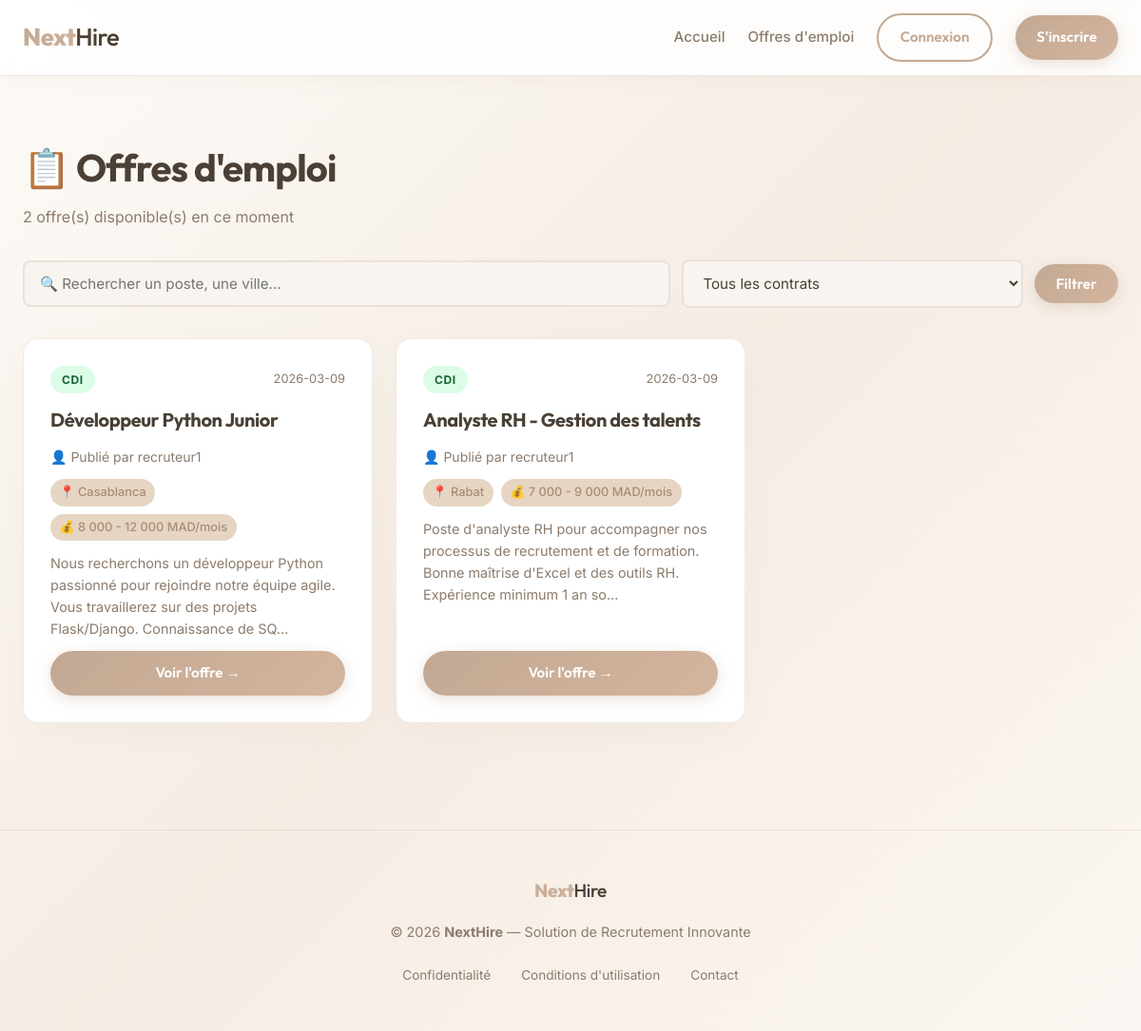
Screenshot of /offres with the database file from the repository.
### tables this page shows
CREATE TABLE offres (
    id              INTEGER PRIMARY KEY AUTOINCREMENT,
    titre           TEXT NOT NULL,
    description     TEXT NOT NULL,
    localisation    TEXT,           -- Ex: "Paris", "Casablanca", "Télétravail"
    type_contrat    TEXT,           -- Ex: "CDI", "CDD", "Stage", "Alternance"
    salaire         TEXT,           -- Ex: "30 000 - 35 000 MAD/an"
    statut          TEXT DEFAULT 'Ouverte', -- 'Ouverte' ou 'Fermée'
    recruteur_id    INTEGER NOT NULL,
    date_creation   TEXT DEFAULT (datetime('now')),
    FOREIGN KEY(recruteur_id) REFERENCES utilisateurs(id)
);

CREATE TABLE utilisateurs (
    id              INTEGER PRIMARY KEY AUTOINCREMENT,
    nom_utilisateur TEXT NOT NULL UNIQUE,
    email           TEXT NOT NULL UNIQUE,
    mot_de_passe    TEXT NOT NULL,
    role            TEXT NOT NULL,
    profil_cv       TEXT,       -- Sprint 3 : CV texte du candidat
    telephone       TEXT,       -- Sprint 3 : Téléphone du candidat
    date_creation   TEXT DEFAULT (datetime('now'))
);

### app.py (the view)
@app.route('/offres')
def liste_offres():
    recherche = request.args.get('recherche', '').strip()
    contrat   = request.args.get('contrat', '').strip()
    conn = get_db_connection()
    sql = '''
        SELECT offres.*, utilisateurs.nom_utilisateur as recruteur_nom
        FROM offres
        JOIN utilisateurs ON offres.recruteur_id = utilisateurs.id
        WHERE offres.statut = 'Ouverte'
    '''
    params = []
    if recherche:
        sql += ' AND (offres.titre LIKE ? OR offres.description LIKE ? OR offres.localisation LIKE ?)'
        params.extend([f'%{recherche}%', f'%{recherche}%', f'%{recherche}%'])
    if contrat:
        sql += ' AND offres.type_contrat = ?'
        params.append(contrat)
    sql += ' ORDER BY offres.date_creation DESC'  # Les plus récentes en premier
    offres = conn.execute(sql, params).fetchall()
    conn.close()
    return render_template('offres.html', offres=offres, recherche=recherche, contrat=contrat)

### app.py (called while the page is built)
def get_db_connection():
    conn = sqlite3.connect('recrutement_simple.db')
    conn.row_factory = sqlite3.Row
    return conn

### app/templates/offres.html (shortened to what this page needs)
{% extends "base.html" %}
{% block content %}
<section style="padding: 3rem 0;">
    <div style="margin-bottom:2rem;">
        <h1 style="font-size:2.5rem; color:var(--text-main);">📋 Offres d'emploi</h1>
        <p style="color:var(--text-muted); margin-top:0.5rem;">
            {{ offres|length }} offre(s) disponible(s) en ce moment
        </p>
    </div>
    <form method="GET" action="{{ url_for('liste_offres') }}" class="search-form">
        <div class="search-row">
            <input type="text"
                   name="recherche"
                   class="form-control search-input"
                   placeholder="🔍 Rechercher un poste, une ville..."
                   value="{{ recherche }}">
            <select name="contrat" class="form-control form-select search-select">
                <option value="">Tous les contrats</option>
            </select>
            <button type="submit" class="btn btn-primary">Filtrer</button>
        </div>
    </form>
    {% if offres %}
        <div class="offres-grid">
            {% for offre in offres %}
            <div class="offre-card">
                <div class="offre-card-header">
                    <span class="badge-contrat badge-{{ offre.type_contrat | lower | replace(' ','') }}">
                        {{ offre.type_contrat or 'Non précisé' }}
                    </span>
                    <span class="offre-date">{{ offre.date_creation[:10] }}</span>
                </div>
                <h3 class="offre-titre">{{ offre.titre }}</h3>
                <p class="offre-recruteur">👤 Publié par {{ offre.recruteur_nom }}</p>
                <div class="offre-details">
                    {% if offre.localisation %}
                        <span class="offre-tag">📍 {{ offre.localisation }}</span>
                    {% endif %}
                    {% if offre.salaire %}
                        <span class="offre-tag">💰 {{ offre.salaire }}</span>
                    {% endif %}
                </div>
                <p class="offre-description">
                    {{ offre.description[:150] }}{% if offre.description|length > 150 %}...{% endif %}
                </p>
                <a href="{{ url_for('detail_offre', offre_id=offre.id) }}" class="btn btn-primary offre-btn">
                    Voir l'offre →
                </a>
            </div>
            {% endfor %}
        </div>
    {% endif %}
</section>
{% endblock %}

### app/static/css/style.css (style rules this page uses)
:root { --primary: #c2a893; --primary-dark: #a88d75; --secondary: #e6d5c3; --accent: #d4b59e; --bg-body: #fdfbf7; --bg-card: rgba(255, 255, 255, 0.97); --bg-input: #f8f4f0; --text-main: #4a4036; --text-muted: #8c7b6c; --text-light: #ffffff; --border-radius-sm: 8px; --border-radius-md: 16px; --border-radius-lg: 24px; --border-light: rgba(194, 168, 147, 0.25); --shadow-soft: 0 10px 40px -10px rgba(139, 115, 85, 0.08); --shadow-hover: 0 20px 50px -10px rgba(194, 168, 147, 0.25); --gradient-primary: linear-gradient(135deg, #c2a893 0%, #d4b59e 100%); --gradient-bg: linear-gradient(135deg, #fdfbf7 0%, #f5ece4 50%, #fcf7f2 100%); --shadow-premium: 0 25px 50px -12px rgba(139, 115, 85, 0.15); --glass-bg: rgba(255, 255, 255, 0.7); --glass-border: rgba(255, 255, 255, 0.4); --transition: all 0.5s cubic-bezier(0.23, 1, 0.32, 1); }
* { margin: 0; padding: 0; box-sizing: border-box; }
body { font-family: 'Inter', sans-serif; background: var(--gradient-bg); background-attachment: fixed; color: var(--text-main); line-height: 1.6; display: flex; flex-direction: column; min-height: 100vh; -webkit-font-smoothing: antialiased; }
h1, h2, h3, h4, h5, h6, .logo { font-family: 'Outfit', sans-serif; letter-spacing: -0.02em; }
.btn { display: inline-flex; align-items: center; justify-content: center; padding: 0.7rem 1.4rem; border-radius: 50px; text-decoration: none; font-weight: 600; font-family: 'Outfit', sans-serif; cursor: pointer; transition: var(--transition); border: none; font-size: 0.95rem; gap: 0.4rem; white-space: nowrap; }
.btn-primary { background: var(--gradient-primary); color: var(--text-light) !important; box-shadow: 0 4px 15px rgba(194,168,147,0.35); }
.form-control, .form-select { width: 100%; padding: 0.8rem 1rem; border: 2px solid var(--border-light); border-radius: var(--border-radius-sm); font-family: inherit; font-size: 0.95rem; transition: var(--transition); background: var(--bg-input); color: var(--text-main); }
.search-form { margin-bottom: 2rem; }
.search-row { display: flex; gap: 0.75rem; flex-wrap: wrap; align-items: center; }
.search-input { flex: 2; min-width: 200px; }
.search-select { flex: 1; min-width: 160px; }
.offres-grid { display: grid; grid-template-columns: repeat(auto-fill, minmax(340px, 1fr)); gap: 1.5rem; }
.offre-card { background: var(--bg-card); border-radius: var(--border-radius-md); padding: 1.75rem; border: 1px solid var(--border-light); box-shadow: var(--shadow-soft); transition: var(--transition); display: flex; flex-direction: column; gap: 0.75rem; }
.offre-card-header { display: flex; justify-content: space-between; align-items: center; }
.offre-date { font-size: 0.8rem; color: var(--text-muted); }
.offre-titre { font-size: 1.25rem; font-weight: 700; color: var(--text-main); }
.offre-recruteur { font-size: 0.875rem; color: var(--text-muted); }
.offre-details { display: flex; gap: 0.5rem; flex-wrap: wrap; }
.offre-tag { font-size: 0.8rem; padding: 0.25rem 0.6rem; background: var(--secondary); color: var(--primary-dark); border-radius: 99px; font-weight: 500; }
.offre-description { font-size: 0.9rem; color: var(--text-muted); flex: 1; }
.offre-btn { margin-top: auto; }
.badge-contrat { font-size: 0.75rem; font-weight: 700; padding: 0.3rem 0.75rem; border-radius: 99px; text-transform: uppercase; letter-spacing: 0.05em; }
.badge-cdi { background: #dcfce7; color: #166534; }

### rows the page displays
offres: type_contrat "CDI", date_creation "2026-03-09", titre "Développeur Python Junior", recruteur_nom "recruteur1", localisation "Casablanca", salaire "8 000 - 12 000 MAD/mois", description "Nous recherchons un développeur Python passionné pour rejoindre notre équipe agile. Vous travaillerez sur des projets Flask/Django. Connaissance de SQ"
offres: type_contrat "CDI", date_creation "2026-03-09", titre "Analyste RH - Gestion des talents", recruteur_nom "recruteur1", localisation "Rabat", salaire "7 000 - 9 000 MAD/mois", description "Poste d'analyste RH pour accompagner nos processus de recrutement et de formation. Bonne maîtrise d'Excel et des outils RH. Expérience minimum 1 an so"

### other values shown
{{ offres|length }} "2"
